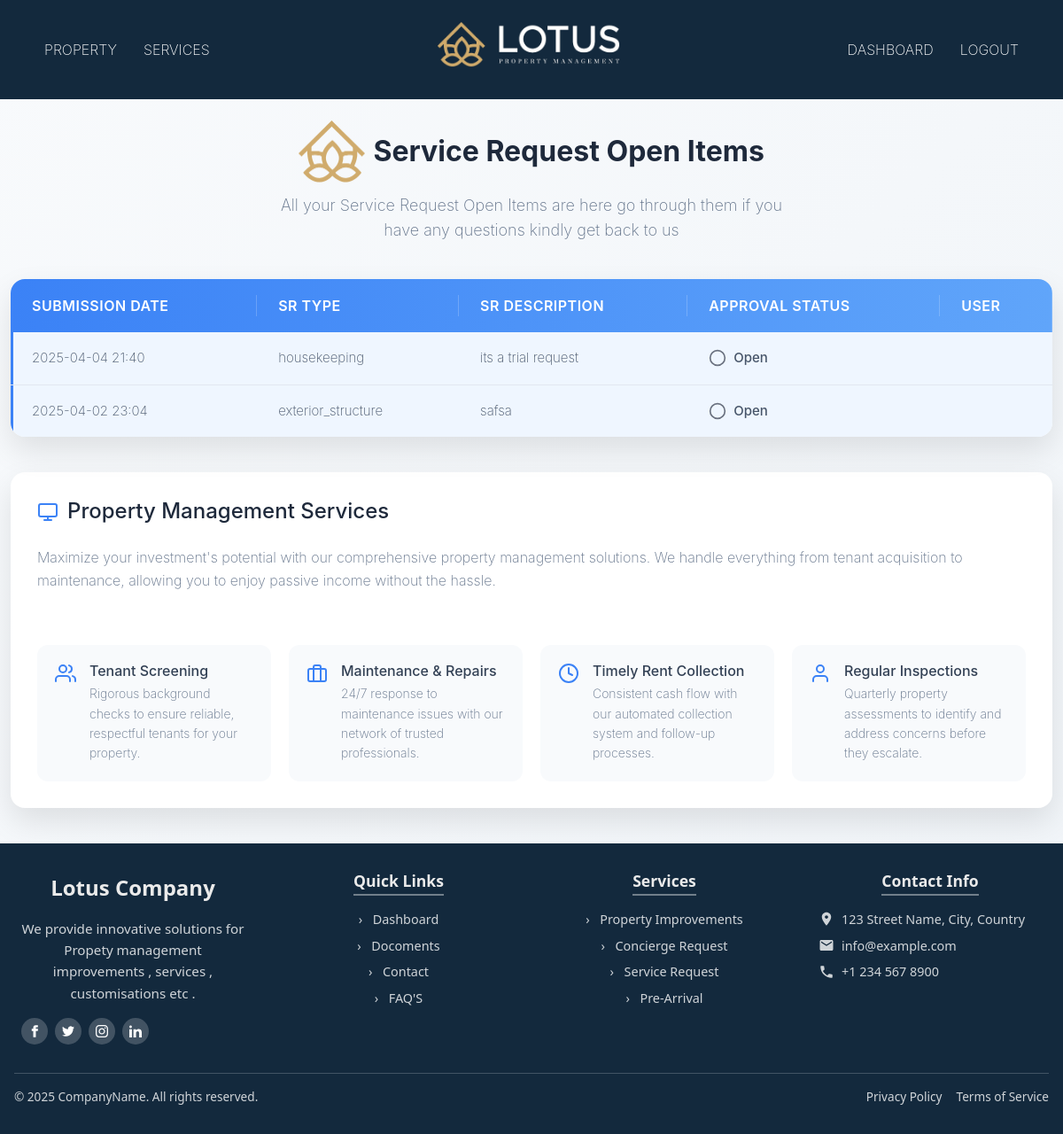
The page /open_services (signed in) on the database as committed earlier.
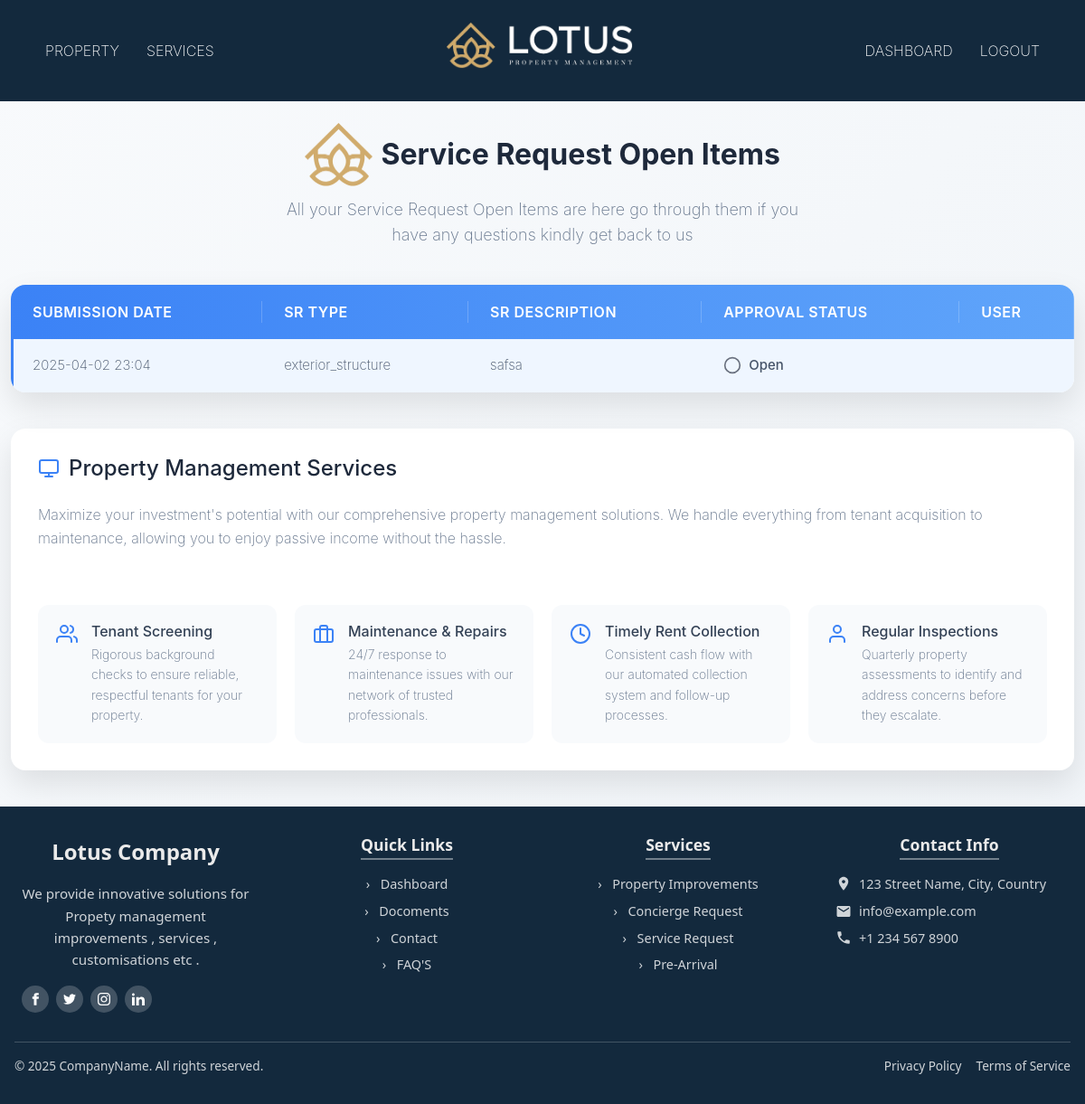
The same page on the database as committed later.
### servicedetails/models.py (models this page shows, shortened)
class ServiceRequest(models.Model):
    STATUS_CHOICES = [
        ('pending', 'Pending'),
        ('open', 'Open'),
        ('completed', 'Completed'),
        ('denied', 'Denied'),
    ]
    REQUEST_TYPE_CHOICES = [
        ('interior_residence', 'INTERIOR RESIDENCE'),
        ('exterior_structure', 'EXTERIOR STRUCTURE'),
        ('exterior_grounds', 'EXTERIOR GROUNDS'),
        ('housekeeping', 'HOUSEKEEPING'),
        ('water_features', 'WATER FEATURES'),
        ('storm_preparedness', 'STORM PREPAREDNESS'),
        ('other', 'OTHER'),
    ]
    user = models.ForeignKey(Client, on_delete=models.CASCADE)  # Use Client from mainapp
    request_type = models.CharField(max_length=50, choices=REQUEST_TYPE_CHOICES)  # Updated field
    description = models.TextField()
    status = models.CharField(max_length=10, choices=STATUS_CHOICES, default='pending')
    vendor = models.ForeignKey(Vendor, on_delete=models.SET_NULL, null=True, blank=True)  # Use Vendor from mainapp
    created_at = models.DateTimeField(auto_now_add=True)

### mainapp/views.py (the view)
# urls.py: path('open_services', open_services, name='open_services'),  # ✅ Added service request URL
def open_services(request):
    client_id = request.session.get("client_id")
    if not client_id:
        return redirect("mainapp:client_login")  # Redirect if not logged in
    try:
        client = Client.objects.get(id=client_id)  # Fetch the client instance
    except Client.DoesNotExist:
        return redirect("mainapp:client_login")
    service_requests = ServiceRequest.objects.filter(user=client, status='open').order_by('-created_at')
    return render(request, 'services/allservices/open_services.html', {'service_requests': service_requests})

### template/services/allservices/open_services.html (shortened to what this page needs)
{% extends "outbase.html" %}
{% load static %}
{% block content %}
    <div class="container">
        <header>
            <div class="logo">
               <img src="{% static 'img/smalllogo.png' %}" alt="">
               Service Request Open Items
            </div>
            <p class="tagline">All your Service Request Open Items are here go through them if you have any questions kindly get back to us</p>
        </header>
        <div class="table-container">
            <table class="services-table">
                <thead>
                    <tr>
                        <th>Submission Date</th>
                        <th>SR Type</th>
                        <th>SR Description</th>
                        <th>Approval Status</th>
                        <th>User</th>
                    </tr>
                </thead>
                <tbody>
                    {% for request in service_requests %}
                    <tr class="{% if request.status == 'open' %}active{% endif %}">
                        <td>{{ request.created_at|date:"Y-m-d H:i" }}</td>
                        <td>{{ request.request_type }}</td>
                        <td>{{ request.description }}</td>
                        <td class="availability-badge">
                            {% if request.status == 'completed' %}
                                <svg xmlns="http://www.w3.org/2000/svg" width="20" height="20" viewBox="0 0 24 24" fill="none" stroke="#10b981" stroke-width="2" stroke-linecap="round" stroke-linejoin="round">
                                    <polyline points="20 6 9 17 4 12"></polyline>
                                </svg>
                                Completed
                            {% elif request.status == 'pending' %}
                                <svg xmlns="http://www.w3.org/2000/svg" width="20" height="20" viewBox="0 0 24 24" fill="none" stroke="orange" stroke-width="2" stroke-linecap="round" stroke-linejoin="round">
                                    <circle cx="12" cy="12" r="10"></circle>
                                </svg>
                                Pending
                            {% elif request.status == 'denied' %}
                                <svg xmlns="http://www.w3.org/2000/svg" width="20" height="20" viewBox="0 0 24 24" fill="none" stroke="red" stroke-width="2" stroke-linecap="round" stroke-linejoin="round">
                                    <line x1="18" y1="6" x2="6" y2="18"></line>
                                    <line x1="6" y1="6" x2="18" y2="18"></line>
                                </svg>
                                Denied
                            {% else %}
                                <svg xmlns="http://www.w3.org/2000/svg" width="20" height="20" viewBox="0 0 24 24" fill="none" stroke="#6b7280" stroke-width="2" stroke-linecap="round" stroke-linejoin="round">
                                    <circle cx="12" cy="12" r="10"></circle>
                                </svg>
                                Open
                            {% endif %}
                        </td>
                        <td>{{ request.user.name }}</td>
                    </tr>
                    {% empty %}
                    <tr>
                        <td colspan="4">No service requests found.</td>
                    </tr>
                    {% endfor %}
                </tbody>
            </table>
        </div>
        <div class="service-details">
            <h2>
                Property Management Services
            </h2>
            <p>Maximize your investment's potential with our comprehensive property management solutions. We handle everything from tenant acquisition to maintenance, allowing you to enjoy passive income without the hassle.</p>
            <div class="features-grid">
                <div class="feature-card">
                    <div>
                        <h3>Tenant Screening</h3>
                        <p>Rigorous background checks to ensure reliable, respectful tenants for your property.</p>
                    </div>
                </div>
                <div class="feature-card">
                    <svg xmlns="http://www.w3.org/2000/svg" width="24" height="24" viewBox="0 0 24 24" fill="none" stroke="currentColor" stroke-width="2" stroke-linecap="round" stroke-linejoin="round">
                        <rect x="2" y="7" width="20" height="14" rx="2" ry="2"></rect>
                        <path d="M16 21V5a2 2 0 0 0-2-2h-4a2 2 0 0 0-2 2v16"></path>
                    </svg>
                    <div>
                        <h3>Maintenance & Repairs</h3>
                        <p>24/7 response to maintenance issues with our network of trusted professionals.</p>
                    </div>
                </div>
                <div class="feature-card">
                    <svg xmlns="http://www.w3.org/2000/svg" width="24" height="24" viewBox="0 0 24 24" fill="none" stroke="currentColor" stroke-width="2" stroke-linecap="round" stroke-linejoin="round">
                        <circle cx="12" cy="12" r="10"></circle>
                        <polyline points="12 6 12 12 16 14"></polyline>
                    </svg>
                    <div>
                        <h3>Timely Rent Collection</h3>
                        <p>Consistent cash flow with our automated collection system and follow-up processes.</p>
                    </div>
                </div>
                <div class="feature-card">
                    <svg xmlns="http://www.w3.org/2000/svg" width="24" height="24" viewBox="0 0 24 24" fill="none" stroke="currentColor" stroke-width="2" stroke-linecap="round" stroke-linejoin="round">
                        <path d="M20 21v-2a4 4 0 0 0-4-4H8a4 4 0 0 0-4 4v2"></path>
                        <circle cx="12" cy="7" r="4"></circle>
                    </svg>
                    <div>
                        <h3>Regular Inspections</h3>
                        <p>Quarterly property assessments to identify and address concerns before they escalate.</p>
                    </div>
                </div>
            </div>
        </div>
    </div>
{% endblock content %}

### template/outbase.html (shortened to what this page needs)
<!DOCTYPE html>
{% load static %}
<html lang="en">
<head>
     <link href="https://cdn.jsdelivr.net/npm/bootstrap@5.3.0/dist/css/bootstrap.min.css" rel="stylesheet">
</head>
<body>
    <nav class="navbar">
        <div class="nav-links">
            <a href="{% url 'mainapp:client_properties' %}">Property </a>
            <a href="{% url 'mainapp:service_request' %}">Services</a>
        </div>
        <div class="logo">
            <img onclick="window.location.href='{% url 'mainapp:dashboard' %}'" src="{% static 'logo.png' %}" alt="Lotus Logo">
        </div>
        <div class="nav-links">
            <a href="{% url 'mainapp:dashboard' %}">Dashboard</a>
            <a href="{% url 'mainapp:client_logout' %}">Logout</a>
        </div>
    </nav>
    {% block content %}{% endblock %}
<footer class="standalone-footer">
  <div class="standalone-footer-container">
      <div class="standalone-footer-column">
          <div class="standalone-footer-logo">Lotus Company</div>
          <p class="standalone-footer-about">We provide innovative solutions for Propety management improvements , services , customisations etc .</p>
          <div class="standalone-footer-social">
              <a href="#" aria-label="Facebook">
                  <svg viewBox="0 0 24 24">
                      <path d="M18.77,7.46H14.5v-1.9c0-.9.6-1.1,1-1.1h3V.5L14.17.5C10.24.5,9.5,3.48,9.5,5.37V7.46h-3v4h3v12h5v-12h3.85l.42-4Z"/>
                  </svg>
              </a>
              <a href="#" aria-label="Twitter">
              </a>
              <a href="#" aria-label="Instagram">
              </a>
              <a href="#" aria-label="LinkedIn">
                  <svg viewBox="0 0 24 24">
                      <path d="M4.98 3.5c0 1.381-1.11 2.5-2.48 2.5s-2.48-1.119-2.48-2.5c0-1.38 1.11-2.5 2.48-2.5s2.48 1.12 2.48 2.5zm.02 4.5h-5v16h5v-16zm7.982 0h-4.968v16h4.969v-8.399c0-4.67 6.029-5.052 6.029 0v8.399h4.988v-10.131c0-7.88-8.922-7.593-11.018-3.714v-2.155z"/>
                  </svg>
              </a>
          </div>
      </div>
      <div class="standalone-footer-column">
          <h3 class="standalone-footer-title">Quick Links</h3>
          <ul class="standalone-footer-links">
              <li><a href="{% url 'mainapp:dashboard' %}">Dashboard</a></li>
              <li><a href="{% url 'mainapp:docoments' %}">Docoments</a></li>
              <li><a href="{% url 'contentpage:send_message' %}">Contact</a></li>
              <li><a href="{% url 'contentpage:faq' %}">FAQ'S</a></li>
          </ul>
      </div>
      <div class="standalone-footer-column">
          <h3 class="standalone-footer-title">Services</h3>
          <ul class="standalone-footer-links">
            <li><a href="{% url 'propertydetails:property_improvements' %}">Property Improvements</a></li>
              <li><a href="{% url 'servicesapp:Concierge_request' %}">Concierge Request</a></li>
              <li><a href="{% url 'servicesapp:service_request' %}">Service Request</a></li>
              <li><a href="{% url 'servicesapp:prearrival_form' %}">Pre-Arrival</a></li>
          </ul>
      </div>
      <div class="standalone-footer-column">
          <h3 class="standalone-footer-title">Contact Info</h3>
          <div class="standalone-footer-contact">
              <div class="standalone-footer-contact-item">
                  <svg viewBox="0 0 24 24" width="18" height="18" fill="currentColor">
                      <path d="M12 1c-3.866 0-7 3.134-7 7 0 5.25 7 13 7 13s7-7.75 7-13c0-3.866-3.134-7-7-7zm0 9.5c-1.381 0-2.5-1.119-2.5-2.5s1.119-2.5 2.5-2.5 2.5 1.119 2.5 2.5-1.119 2.5-2.5 2.5z"/>
                  </svg>
                  <span>123 Street Name, City, Country</span>
              </div>
              <div class="standalone-footer-contact-item">
                  <svg viewBox="0 0 24 24" width="18" height="18" fill="currentColor">
                      <path d="M20 4H4c-1.1 0-1.99.9-1.99 2L2 18c0 1.1.9 2 2 2h16c1.1 0 2-.9 2-2V6c0-1.1-.9-2-2-2zm0 4l-8 5-8-5V6l8 5 8-5v2z"/>
                  </svg>
                  <span>info@example.com</span>
              </div>
              <div class="standalone-footer-contact-item">
                  <span>+1 234 567 8900</span>
              </div>
          </div>
      </div>
  </div>
  <div class="standalone-footer-container">
      <div class="standalone-footer-bottom">
          <div class="standalone-footer-copyright">
              © 2025 CompanyName. All rights reserved.
          </div>
          <div class="standalone-footer-policy">
              <a href="#">Privacy Policy</a>
              <a href="#">Terms of Service</a>
          </div>
      </div>
  </div>
</footer>
</body>
</html>

### template/services/allservices/open_services.html (style rules this page uses)
* { box-sizing: border-box; font-family: 'Inter', 'Segoe UI', Tahoma, Geneva, Verdana, sans-serif; }
body { background: linear-gradient(135deg, #f8fafc 0%, #f0f4f8 100%); color: #334155; min-height: 100vh; }
.container { max-width: 1200px; margin: 0 auto; }
header { margin-top: 2%; text-align: center; margin-bottom: 40px; padding: 0 20px; }
.logo { font-size: 32px; font-weight: 700; color: #1e293b; margin-bottom: 12px; display: flex; align-items: center; justify-content: center; transition: all 0.3s ease; }
.tagline { font-size: 18px; color: #64748b; max-width: 600px; margin: 0 auto; line-height: 1.6; }
.table-container { background: white; border-radius: 16px; box-shadow: 0 15px 35px rgba(0, 0, 0, 0.1); overflow: hidden; margin-bottom: 40px; position: relative; transition: all 0.3s ease; overflow-x: auto; }
.services-table { width: 100%; border-collapse: collapse; text-align: left; min-width: 650px; }
.services-table thead { background: linear-gradient(90deg, #3b82f6, #60a5fa); color: white; }
.services-table th { padding: 18px 24px; font-weight: 600; font-size: 16px; position: relative; text-transform: uppercase; letter-spacing: 0.5px; }
.services-table th:not(:last-child)::after { content: ''; position: absolute; right: 0; top: 18px; bottom: 18px; width: 1px; background: rgba(255, 255, 255, 0.2); }
.services-table tbody tr { border-bottom: 1px solid #e2e8f0; cursor: pointer; transition: all 0.2s ease; }
.services-table tbody tr:last-child { border-bottom: none; }
.services-table tbody tr.active { background: #eff6ff; box-shadow: inset 3px 0 0 #3b82f6; }
.services-table td { padding: 18px 24px; font-size: 15px; color: #475569; }
.availability-badge { display: flex; align-items: center; font-weight: 500; }
.availability-badge svg { margin-right: 8px; }
.service-details { background: white; border-radius: 16px; box-shadow: 0 15px 35px rgba(0, 0, 0, 0.1); padding: 30px; margin-bottom: 40px; transition: all 0.3s ease; display: flex; flex-direction: column; gap: 20px; }
.service-details h2 { color: #1e293b; font-size: 24px; margin-bottom: 5px; display: flex; align-items: center; gap: 10px; }
.service-details h2 svg { color: #3b82f6; }
.service-details p { color: #64748b; line-height: 1.6; margin-bottom: 20px; }
.features-grid { display: grid; grid-template-columns: repeat(auto-fill, minmax(250px, 1fr)); gap: 20px; margin-top: 20px; }
.feature-card { background: #f8fafc; border-radius: 12px; padding: 20px; display: flex; align-items: flex-start; gap: 15px; transition: all 0.2s ease; }
.feature-card svg { color: #3b82f6; flex-shrink: 0; }
.feature-card h3 { font-size: 16px; color: #334155; margin-bottom: 5px; }
.feature-card p { font-size: 14px; color: #64748b; margin: 0; }
footer { text-align: center; color: #64748b; margin-top: 30px; padding: 20px 0; font-size: 14px; }

Rows that differ between the two databases and show on the page:
no longer on this page (row edited): ServiceRequest: created_at "2025-04-04 21:40", request_type "housekeeping", description "its a trial request", status "open" (drawn)
